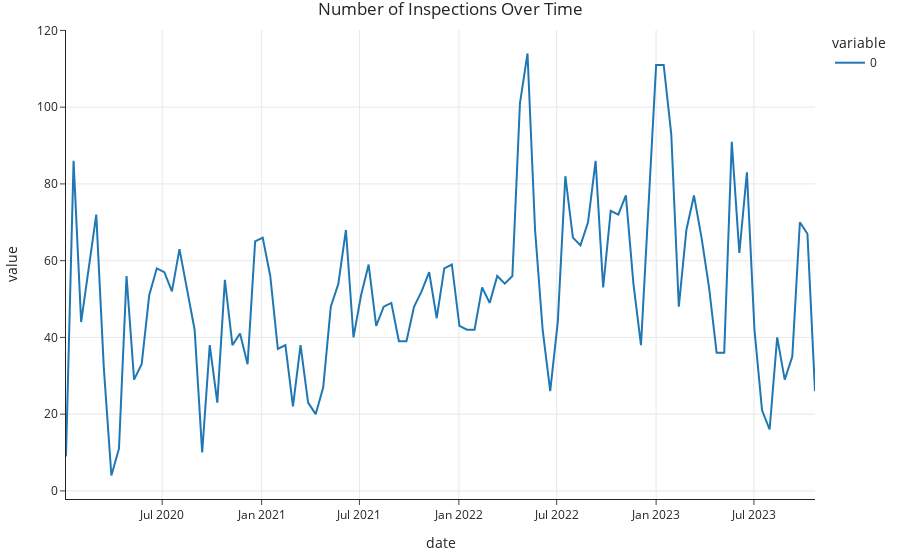

The cell this chart's notebook holds for it:
### Code cell
(insp.resample('2W', on='date')
 .size()
 .plot(title='Number of Inspections Over Time')
)
